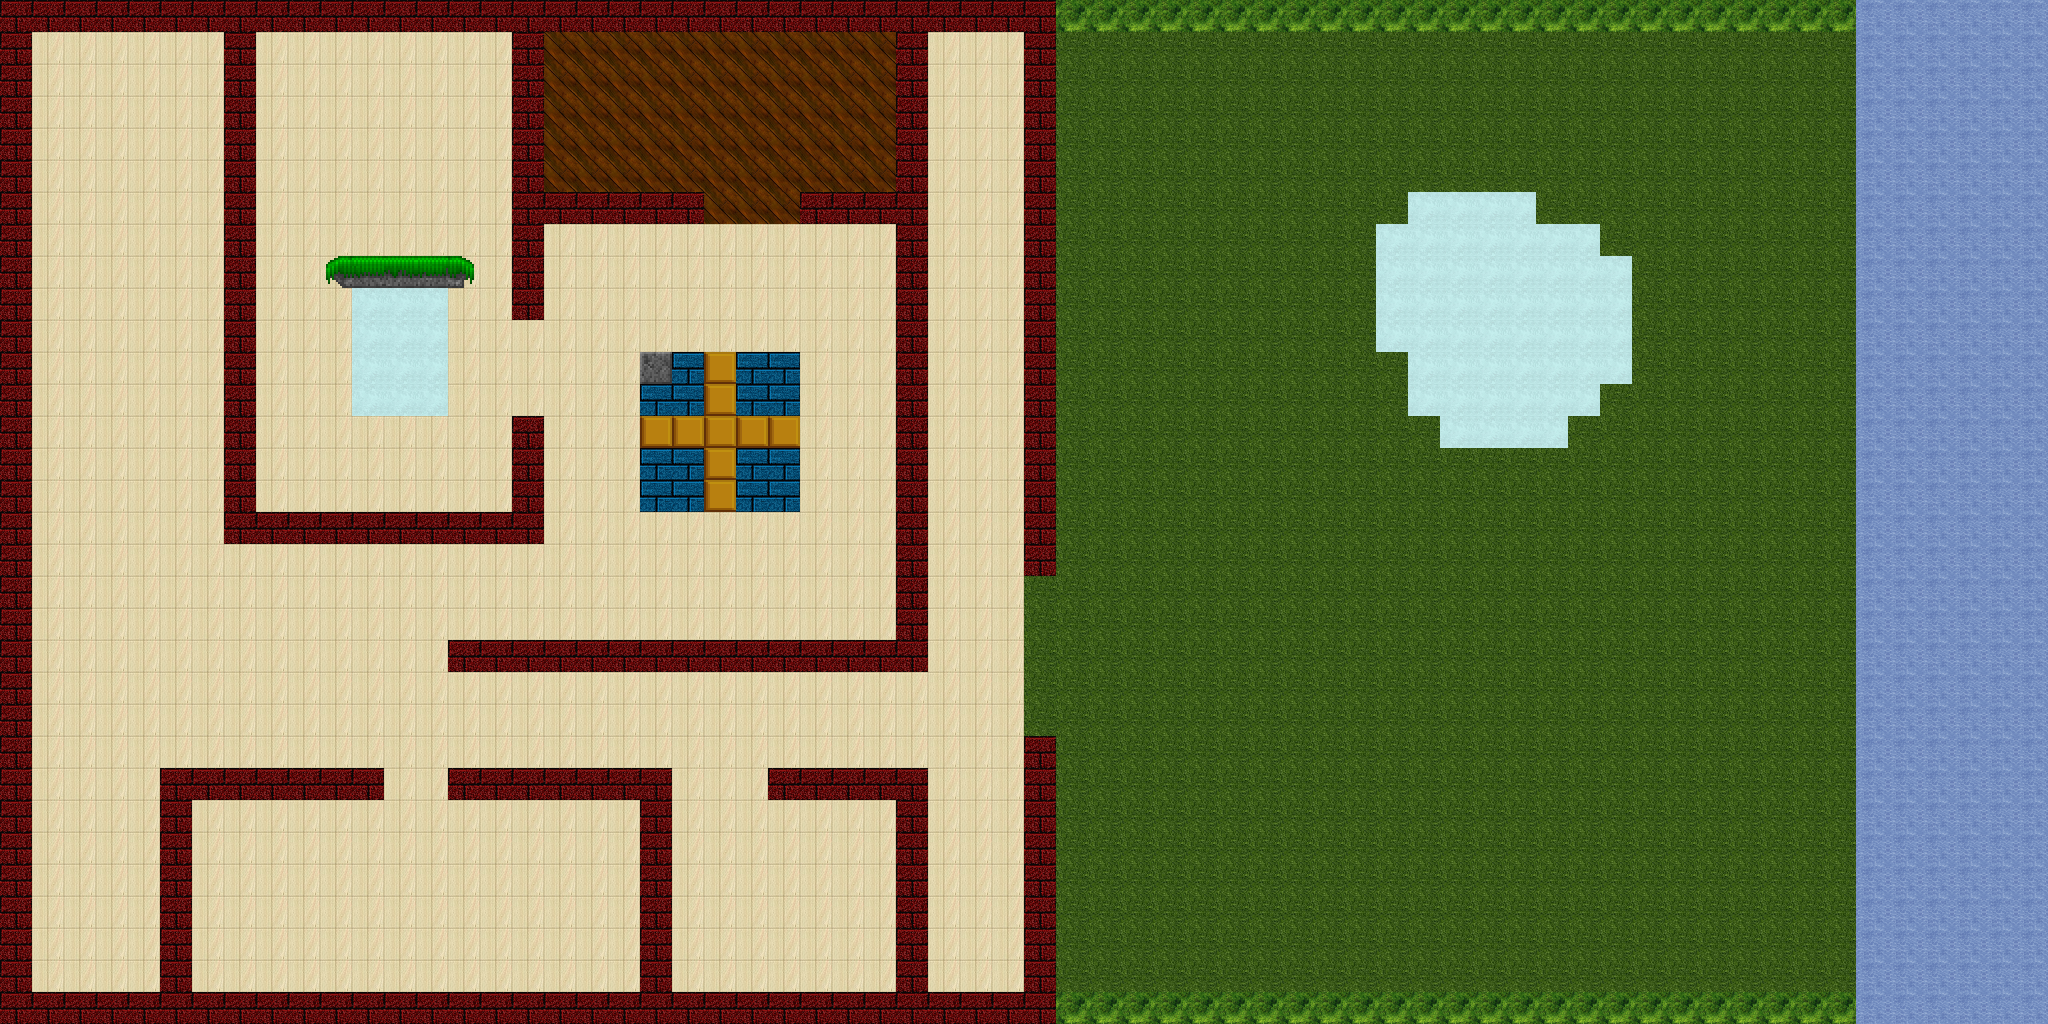

A 2D game scene composited from a Tiled map and its tileset images. What follows is a short description and the map's XML, with each tile layer's data collapsed to a summary:
An orthogonal 64x32 tile map with 32x32 px tiles, 2 tile layers (layer1, layer2), 1 hidden layer not drawn, 2 tilesets.

<map version="1.0" orientation="orthogonal" width="64" height="32" tilewidth="32" tileheight="32">
 <tileset firstgid="1" name="teste" tilewidth="32" tileheight="32">
  <image source="dungeontiles.png" width="128" height="256" />
 </tileset>
 <tileset firstgid="33" name="blocks1" tilewidth="32" tileheight="32" spacing="2" margin="2">
  <image source="blocks1.png" width="640" height="400" />
 </tileset>
 <layer name="layer1" width="64" height="32">
  <data>[2048 cells, 2048 non-empty, 10 distinct tile ids]</data>
 </layer>
 <layer name="layer2" width="64" height="32">
  <data>[2048 cells, 17 non-empty, 6 distinct tile ids]</data>
 </layer>
 <layer name="collision" width="64" height="32" visible="0" opacity="0.73">
  <data>[2048 cells, 319 non-empty, 1 distinct tile ids]</data>
 </layer>
</map>
